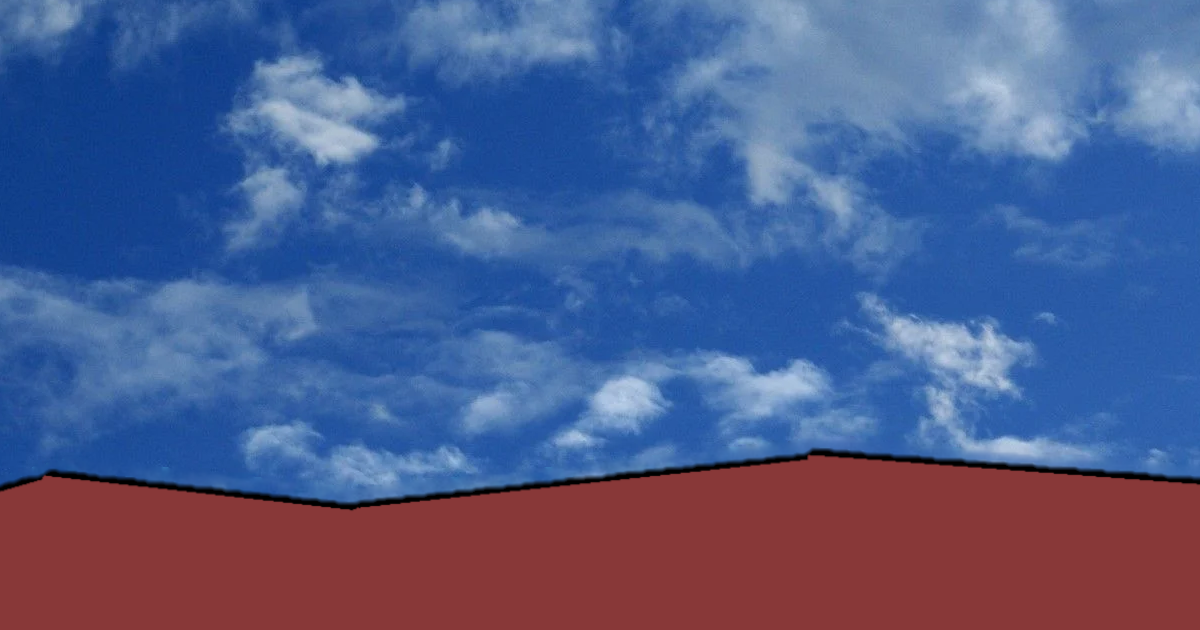

Below is a game level as drawn by its tile map, then a one-line description and the .tmx that defines it (tile-layer data replaced by summaries):
An orthogonal 40x21 tile map with 30x30 px tiles, 1 tile layer (Tile Layer 1) and 271 objects.

<map version="1.9" tiledversion="1.9.2" orientation="orthogonal" renderorder="right-down" width="40" height="21" tilewidth="30" tileheight="30" infinite="0" nextlayerid="5" nextobjectid="328">
 <tileset firstgid="1" name="Final" tilewidth="30" tileheight="30" tilecount="2560" columns="64">
  <image source="Final.png" width="1920" height="1201" />
 </tileset>
 <layer id="3" name="Tile Layer 1" width="40" height="21">
  <data>[840 cells, 840 non-empty, 840 distinct tile ids]</data>
 </layer>
 <objectgroup id="2" name="Object Layer 1">
  <object id="5" x="0.333333" y="484.667" width="7.66667" height="3.33333" />
  <object id="7" x="6.16667" y="482.333" width="7.66667" height="3.33333" />
  <object id="8" x="13.1667" y="479.667" width="7.66667" height="3.33333" />
  <object id="9" x="18.8333" y="477.333" width="7.66667" height="3.33333" />
  <object id="10" x="26.1667" y="476.333" width="7.66667" height="3.33333" />
  <object id="11" x="32.1667" y="474.333" width="7.66667" height="3.33333" />
  <object id="12" x="40.5" y="473.667" width="7.66667" height="3.33333" />
  <object id="13" x="46.5" y="470.667" width="7.66667" height="3.33333" />
  <object id="14" x="53.5" y="468.667" width="7.66667" height="3.33333" />
  <object id="15" x="60.1667" y="469.667" width="7.66667" height="3.33333" />
  <object id="16" x="67.1667" y="471" width="7.66667" height="3.33333" />
  <object id="17" x="74.5" y="471" width="7.66667" height="3.33333" />
  <object id="18" x="81.8333" y="473" width="7.66667" height="3.33333" />
  <object id="19" x="88.1667" y="473" width="7.66667" height="3.33333" />
  <object id="20" x="96.8333" y="475" width="7.66667" height="3.33333" />
  <object id="21" x="102.5" y="475" width="7.66667" height="3.33333" />
  <object id="22" x="109.167" y="475.667" width="7.66667" height="3.33333" />
  <object id="23" x="114.167" y="476.667" width="7.66667" height="3.33333" />
  <object id="24" x="119.833" y="476.667" width="7.66667" height="3.33333" />
  <object id="25" x="125.5" y="477" width="7.66667" height="3.33333" />
  <object id="26" x="131.167" y="477" width="7.66667" height="3.33333" />
  <object id="27" x="137.833" y="477.333" width="7.66667" height="3.33333" />
  <object id="28" x="142.5" y="478" width="7.66667" height="3.33333" />
  <object id="29" x="148.5" y="478.333" width="7.66667" height="3.33333" />
  <object id="30" x="154.167" y="480.667" width="7.66667" height="3.33333" />
  <object id="33" x="161.167" y="480.667" width="7.66667" height="3.33333" />
  <object id="34" x="168.167" y="481.333" width="7.66667" height="3.33333" />
  <object id="35" x="174.167" y="482.333" width="7.66667" height="3.33333" />
  <object id="36" x="181.167" y="483.667" width="7.66667" height="3.33333" />
  <object id="37" x="187.5" y="484.333" width="7.66667" height="3.33333" />
  <object id="38" x="193.167" y="484.333" width="7.66667" height="3.33333" />
  <object id="39" x="200.833" y="485" width="7.66667" height="3.33333" />
  <object id="40" x="206.833" y="485" width="7.66667" height="3.33333" />
  <object id="41" x="212.167" y="486.667" width="7.66667" height="3.33333" />
  <object id="42" x="217.833" y="486.667" width="7.66667" height="3.33333" />
  <object id="43" x="221.5" y="487.333" width="7.66667" height="3.33333" />
  <object id="44" x="226.167" y="487.667" width="7.66667" height="3.33333" />
  <object id="45" x="232.5" y="487.667" width="7.66667" height="3.33333" />
  <object id="46" x="239.167" y="488.667" width="7.66667" height="3.33333" />
  <object id="47" x="246.5" y="488.667" width="7.66667" height="3.33333" />
  <object id="48" x="252.833" y="490" width="7.66667" height="3.33333" />
  <object id="49" x="257.833" y="490.667" width="7.66667" height="3.33333" />
  <object id="50" x="263.5" y="491.333" width="7.66667" height="3.33333" />
  <object id="51" x="269.5" y="493" width="7.66667" height="3.33333" />
  <object id="52" x="276.167" y="493.333" width="7.66667" height="3.33333" />
  <object id="53" x="282.167" y="494.667" width="7.66667" height="3.33333" />
  <object id="54" x="288.5" y="494.667" width="7.66667" height="3.33333" />
  <object id="55" x="294.833" y="495" width="7.66667" height="3.33333" />
  <object id="56" x="302.167" y="496.333" width="7.66667" height="3.33333" />
  <object id="57" x="307.833" y="497" width="7.66667" height="3.33333" />
  <object id="58" x="314.167" y="498" width="7.66667" height="3.33333" />
  <object id="59" x="319.5" y="498.667" width="7.66667" height="3.33333" />
  <object id="60" x="325.5" y="498.667" width="7.66667" height="3.33333" />
  <object id="61" x="332.167" y="501" width="7.66667" height="3.33333" />
  <object id="62" x="336.167" y="501.333" width="7.66667" height="3.33333" />
  <object id="63" x="342.167" y="500" width="7.66667" height="3.33333" />
  <object id="64" x="348.167" y="498.667" width="7.66667" height="3.33333" />
  <object id="65" x="353.5" y="497" width="7.66667" height="3.33333" />
  <object id="66" x="359.167" y="496.333" width="7.66667" height="3.33333" />
  <object id="67" x="363.5" y="496" width="7.66667" height="3.33333" />
  <object id="68" x="368.833" y="495.333" width="7.66667" height="3.33333" />
  <object id="69" x="375.5" y="494.333" width="7.66667" height="3.33333" />
  <object id="70" x="382.833" y="494.333" width="7.66667" height="3.33333" />
  <object id="71" x="389.833" y="494" width="7.66667" height="3.33333" />
  <object id="72" x="394.833" y="492" width="7.66667" height="3.33333" />
  <object id="73" x="399.5" y="492" width="7.66667" height="3.33333" />
  <object id="74" x="404.5" y="492" width="7.66667" height="3.33333" />
  <object id="75" x="410.5" y="491.333" width="7.66667" height="3.33333" />
  <object id="76" x="416.833" y="490" width="7.66667" height="3.33333" />
  <object id="77" x="422.167" y="490" width="7.66667" height="3.33333" />
  <object id="78" x="427.833" y="489.667" width="7.66667" height="3.33333" />
  <object id="79" x="433.5" y="489" width="7.66667" height="3.33333" />
  <object id="80" x="438.167" y="488" width="7.66667" height="3.33333" />
  <object id="81" x="444.167" y="486.667" width="7.66667" height="3.33333" />
  <object id="82" x="451.833" y="486.667" width="7.66667" height="3.33333" />
  <object id="83" x="455.833" y="485" width="7.66667" height="3.33333" />
  <object id="84" x="461.167" y="485" width="7.66667" height="3.33333" />
  <object id="85" x="467.5" y="485" width="7.66667" height="3.33333" />
  <object id="86" x="474.833" y="485" width="7.66667" height="3.33333" />
  <object id="87" x="479.833" y="485" width="7.66667" height="3.33333" />
  <object id="88" x="485.5" y="483" width="7.66667" height="3.33333" />
  <object id="89" x="492.167" y="482.667" width="7.66667" height="3.33333" />
  <object id="90" x="498.167" y="482.667" width="7.66667" height="3.33333" />
  <object id="97" x="509.5" y="482.667" width="7.66667" height="3.33333" />
  <object id="98" x="503.5" y="482.667" width="7.66667" height="3.33333" />
  <object id="99" x="515.5" y="482" width="7.66667" height="3.33333" />
  <object id="100" x="521.5" y="480" width="7.66667" height="3.33333" />
  <object id="101" x="526.167" y="480.333" width="7.66667" height="3.33333" />
  <object id="102" x="532.5" y="479" width="7.66667" height="3.33333" />
  <object id="103" x="538.833" y="479" width="7.66667" height="3.33333" />
  <object id="104" x="546.833" y="478" width="7.66667" height="3.33333" />
  <object id="105" x="553.167" y="476.333" width="7.66667" height="3.33333" />
  <object id="106" x="558.833" y="475" width="7.66667" height="3.33333" />
  <object id="107" x="565.5" y="474" width="7.66667" height="3.33333" />
  <object id="108" x="571.167" y="472.667" width="7.66667" height="3.33333" />
  <object id="109" x="578.167" y="473.667" width="7.66667" height="3.33333" />
  <object id="110" x="584.833" y="472.667" width="7.66667" height="3.33333" />
  </objectgroup>
</map>
<!-- 174 of 271 objects omitted -->